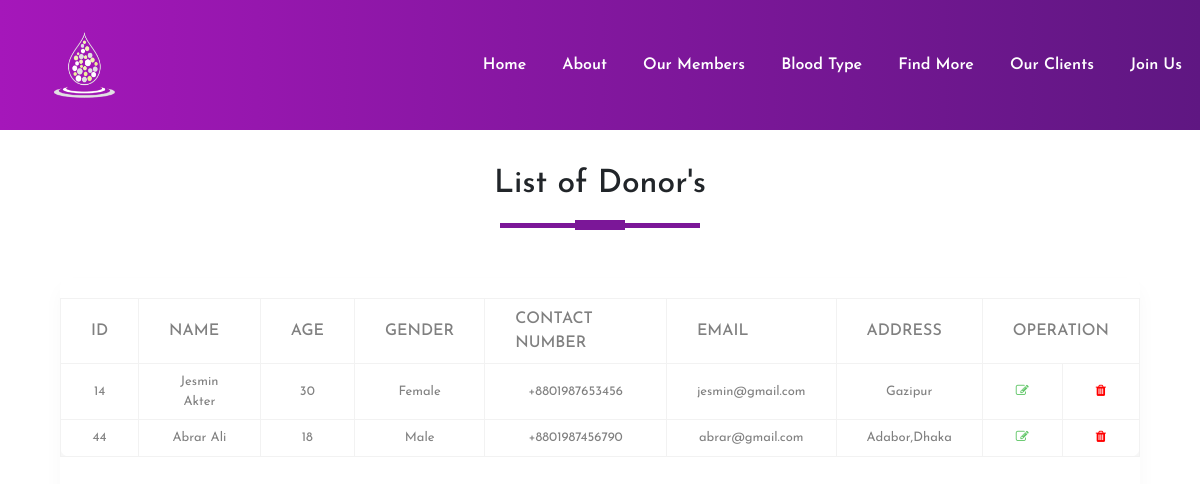
Screenshot of /php/next3.php with the database file from the repository.
### tables this page shows
CREATE TABLE `donorinfo` (
  `id` int(11) NOT NULL,
  `name` varchar(100) NOT NULL,
  `Date_of_birth` date NOT NULL,
  `age` int(100) NOT NULL,
  `bloodgroup` varchar(100) NOT NULL,
  `gender` varchar(100) NOT NULL,
  `Contact_number` varchar(14) NOT NULL,
  `email` varchar(100) NOT NULL,
  `address` varchar(150) NOT NULL,
  `Covid19_affected` varchar(100) NOT NULL
);

### php/next3.php (the view, shortened to what this page needs)
<!DOCTYPE html>
<html>
<head>
  <link rel="stylesheet" type="text/css" href="../css/styles.css">
  <link rel="stylesheet" href="https://maxcdn.bootstrapcdn.com/bootstrap/4.5.2/css/bootstrap.min.css">
<link rel="stylesheet" href="https://cdnjs.cloudflare.com/ajax/libs/font-awesome/4.7.0/css/font-awesome.min.css" />
</head>
<body>
<section id="nav-bar">
<nav class="navbar navbar-expand-lg navbar-light">
    <a class="navbar-brand" href="#"><img src="../image/log.png" width="80px"></a>
    <div class="collapse navbar-collapse" id="navbarNav">
      <ul class="navbar-nav ml-auto">
        <li class="nav-item">
          <a class="nav-link" aria-current="page" href="index1.php">Home</a>
        </li>
        <li class="nav-item">
          <a class="nav-link" href="about.php">About</a>
        </li>
        <li class="nav-item">
          <a class="nav-link" href="members.php">Our Members</a>
        </li>
        <li class="nav-item">
          <a class="nav-link" href="userinfo.php" >Blood Type</a>
        </li>
        <li class="nav-item">
          <a class="nav-link" href="search.php" >Find More</a>
        </li>
        <li class="nav-item">
          <a class="nav-link" href="receiver.php">Our Clients</a>
        </li>
        <li class="nav-item">
          <a class="nav-link" href="registration.php" >Join Us</a>
        </li>
      </ul>
    </div>
</nav>
<div class="main-div">
    <h2 class="title text-center">List of Donor's</h2>
    <div class="center-div">
        <div class="table-responsive">
            <table>
                <thead>
                    <tr>
                        <th>ID</th>
                        <th>Name</th>
                        <th>Age</th>
                        <th>Gender</th>
                        <th>Contact Number</th>
                        <th>Email</th>
                        <th>Address</th>
                        <th colspan="2">Operation</th>
                    </tr>
                </thead>
                <tbody>
                <?php
include 'connection.php';
$selectquery="select * from donorinfo where bloodgroup='B-'";
$query=mysqli_query($con,$selectquery);
while($res=mysqli_fetch_array($query))
{
    ?>
    <tr>
    <td><?php echo $res['id']?></td>
    <td><?php echo $res['name']?></td>
    <td><?php echo $res['age']?></td>
    <td><?php echo $res['gender']?></td>
    <td><?php echo $res['Contact_number']?></td>
    <td><?php echo $res['email']?></td>
    <td><?php echo $res['address']?></td>
    <td><a href="update3.php?id=<?php echo $res['id']?>"> <data-toggle="tooltip" data-placement="top" title="UPDATE"> <i class="fa fa-edit" aria-hidden="true"></i></td>
    <td><i class="fa fa-trash" aria-hidden="true"></i></a></td>
</tr>
<?php
}
?>
                </tbody>
            </table>
        </div>
</div>
</div>
</body>
</html>

### css/styles.css (style rules this page uses)
* { margin:0; padding:0; box-sizing:border-box; font-family:'Josefin Sans',sans-serif; }
#nav-bar { position:sticky; top:0; z-index:10; }
.navbar { padding:0!important; background-image: linear-gradient(to right,#a517ba,#5f1782); }
.navbar-brand img { padding-left:20px; height:120px; width:150px; }
.navbar-nav li { padding:0 10px; }
.navbar-nav li a { color:#fff!important; font-weight:600; }
table { border-collapse:collapse; background-color:#fff; box-shadow:0 10px 0 rgba(0,0,0,.03); border-radius:10px; margin:auto; }
th,td { border:1px solid #f2f2f2; padding:8px 30px; text-align:center; color:grey; }
th { text-transform:uppercase; font-weight:500; }
td { font-size:13px; }
.main-div { width:100%; height:100vh; display:flex; flex-direction:column; justify-content:center; align-items:center; }
.main-div h2 { padding:5px; margin-top:25px; text-decoration:uppercase; }
.title::before { content:''; background:#7b1798; height:5px; width:200px; margin-left:auto; margin-right:auto; display:block; transform:translateY(63px); }
.title::after { content:''; background:#7b1798; height:10px; width:50px; margin-left:auto; margin-right:auto; margin-bottom:40px; display:block; transform:translateY(17px); }
.center-div { width:90%; height:80vh; padding:20px 0 0 0; box-shadow:0 10px 20px 0 rgba(0,0,0,.03); border-radius:10px; margin:auto; }
.fa { font-size:18px; }
.fa-edit { color:#63c76a; }
.fa-trash { color:#ff0000; }

### rows the page displays
donorinfo: id "14", name "Jesmin Akter", age "30", gender "Female", Contact_number "+8801987653456", email "jesmin@gmail.com", address "Gazipur"
donorinfo: id "44", name "Abrar Ali", age "18", gender "Male", Contact_number "+8801987456790", email "abrar@gmail.com", address "Adabor,Dhaka"
